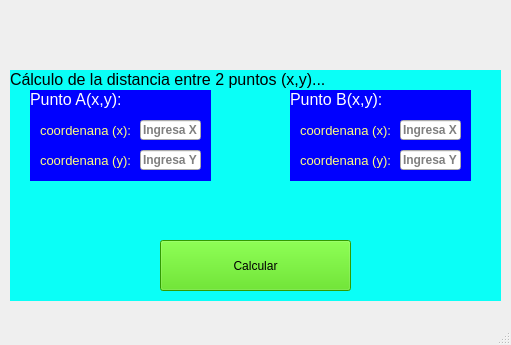
<?xml version="1.0" encoding="UTF-8"?>
<ui version="4.0">
 <class>MainWindow</class>
 <widget class="QMainWindow" name="MainWindow">
  <property name="geometry">
   <rect>
    <x>0</x>
    <y>0</y>
    <width>511</width>
    <height>345</height>
   </rect>
  </property>
  <property name="windowTitle">
   <string>MainWindow</string>
  </property>
  <widget class="QWidget" name="centralwidget">
   <widget class="QPushButton" name="btn_Calcular">
    <property name="geometry">
     <rect>
      <x>160</x>
      <y>240</y>
      <width>191</width>
      <height>51</height>
     </rect>
    </property>
    <property name="toolTip">
     <string>Presiona el boton</string>
    </property>
    <property name="statusTip">
     <string>Presiona el boton</string>
    </property>
    <property name="styleSheet">
     <string notr="true">background-color: rgb(72, 218, 0);
color: rgb(0, 0, 0);</string>
    </property>
    <property name="text">
     <string>Calcular</string>
    </property>
   </widget>
   <widget class="QLabel" name="label">
    <property name="geometry">
     <rect>
      <x>10</x>
      <y>70</y>
      <width>491</width>
      <height>231</height>
     </rect>
    </property>
    <property name="styleSheet">
     <string notr="true">background-color: rgb(255, 255, 127);
background-color: rgb(10, 255, 247);</string>
    </property>
    <property name="text">
     <string>&lt;html&gt;&lt;head/&gt;&lt;body&gt;&lt;p&gt;&lt;span style=&quot; font-size:12pt;&quot;&gt;Cálculo de la distancia entre 2 puntos (x,y)...&lt;/span&gt;&lt;/p&gt;&lt;/body&gt;&lt;/html&gt;</string>
    </property>
    <property name="alignment">
     <set>Qt::AlignLeading|Qt::AlignLeft|Qt::AlignTop</set>
    </property>
   </widget>
   <widget class="QLabel" name="label_2">
    <property name="geometry">
     <rect>
      <x>30</x>
      <y>90</y>
      <width>181</width>
      <height>91</height>
     </rect>
    </property>
    <property name="styleSheet">
     <string notr="true">background-color: rgb(0, 0, 255);
color: rgb(255, 255, 255);</string>
    </property>
    <property name="text">
     <string>&lt;html&gt;&lt;head/&gt;&lt;body&gt;&lt;p&gt;&lt;span style=&quot; font-size:12pt;&quot;&gt;Punto A(x,y):&lt;/span&gt;&lt;/p&gt;&lt;/body&gt;&lt;/html&gt;</string>
    </property>
    <property name="alignment">
     <set>Qt::AlignLeading|Qt::AlignLeft|Qt::AlignTop</set>
    </property>
   </widget>
   <widget class="QLabel" name="label_3">
    <property name="geometry">
     <rect>
      <x>40</x>
      <y>120</y>
      <width>91</width>
      <height>21</height>
     </rect>
    </property>
    <property name="text">
     <string>&lt;html&gt;&lt;head/&gt;&lt;body&gt;&lt;p&gt;&lt;span style=&quot; font-size:10pt; color:#ffff7f;&quot;&gt;coordenana (x):&lt;/span&gt;&lt;/p&gt;&lt;/body&gt;&lt;/html&gt;</string>
    </property>
   </widget>
   <widget class="QLabel" name="label_4">
    <property name="geometry">
     <rect>
      <x>40</x>
      <y>150</y>
      <width>91</width>
      <height>21</height>
     </rect>
    </property>
    <property name="text">
     <string>&lt;html&gt;&lt;head/&gt;&lt;body&gt;&lt;p&gt;&lt;span style=&quot; font-size:10pt; color:#ffff7f;&quot;&gt;coordenana (y):&lt;/span&gt;&lt;/p&gt;&lt;/body&gt;&lt;/html&gt;</string>
    </property>
   </widget>
   <widget class="QLabel" name="label_5">
    <property name="geometry">
     <rect>
      <x>290</x>
      <y>90</y>
      <width>181</width>
      <height>91</height>
     </rect>
    </property>
    <property name="styleSheet">
     <string notr="true">background-color: rgb(0, 0, 255);
color: rgb(255, 255, 255);</string>
    </property>
    <property name="text">
     <string>&lt;html&gt;&lt;head/&gt;&lt;body&gt;&lt;p&gt;&lt;span style=&quot; font-size:12pt;&quot;&gt;Punto B(x,y):&lt;/span&gt;&lt;/p&gt;&lt;/body&gt;&lt;/html&gt;</string>
    </property>
    <property name="alignment">
     <set>Qt::AlignLeading|Qt::AlignLeft|Qt::AlignTop</set>
    </property>
   </widget>
   <widget class="QLabel" name="label_6">
    <property name="geometry">
     <rect>
      <x>300</x>
      <y>150</y>
      <width>91</width>
      <height>21</height>
     </rect>
    </property>
    <property name="text">
     <string>&lt;html&gt;&lt;head/&gt;&lt;body&gt;&lt;p&gt;&lt;span style=&quot; font-size:10pt; color:#ffff7f;&quot;&gt;coordenana (y):&lt;/span&gt;&lt;/p&gt;&lt;/body&gt;&lt;/html&gt;</string>
    </property>
   </widget>
   <widget class="QLabel" name="label_7">
    <property name="geometry">
     <rect>
      <x>300</x>
      <y>120</y>
      <width>91</width>
      <height>21</height>
     </rect>
    </property>
    <property name="text">
     <string>&lt;html&gt;&lt;head/&gt;&lt;body&gt;&lt;p&gt;&lt;span style=&quot; font-size:10pt; color:#ffff7f;&quot;&gt;coordenana (x):&lt;/span&gt;&lt;/p&gt;&lt;/body&gt;&lt;/html&gt;</string>
    </property>
   </widget>
   <widget class="QLineEdit" name="txt_Ax">
    <property name="geometry">
     <rect>
      <x>140</x>
      <y>120</y>
      <width>61</width>
      <height>20</height>
     </rect>
    </property>
    <property name="font">
     <font>
      <weight>75</weight>
      <bold>true</bold>
     </font>
    </property>
    <property name="toolTip">
     <string>Ingresa X</string>
    </property>
    <property name="statusTip">
     <string>Ingresa X</string>
    </property>
    <property name="text">
     <string/>
    </property>
    <property name="placeholderText">
     <string>Ingresa X</string>
    </property>
   </widget>
   <widget class="QLineEdit" name="txt_Ay">
    <property name="geometry">
     <rect>
      <x>140</x>
      <y>150</y>
      <width>61</width>
      <height>20</height>
     </rect>
    </property>
    <property name="font">
     <font>
      <weight>75</weight>
      <bold>true</bold>
     </font>
    </property>
    <property name="toolTip">
     <string>Ingresa Y</string>
    </property>
    <property name="statusTip">
     <string>Ingresa Y</string>
    </property>
    <property name="placeholderText">
     <string>Ingresa Y</string>
    </property>
   </widget>
   <widget class="QLineEdit" name="txt_Bx">
    <property name="geometry">
     <rect>
      <x>400</x>
      <y>120</y>
      <width>61</width>
      <height>20</height>
     </rect>
    </property>
    <property name="font">
     <font>
      <weight>75</weight>
      <bold>true</bold>
     </font>
    </property>
    <property name="toolTip">
     <string>Ingresa X</string>
    </property>
    <property name="statusTip">
     <string>Ingresa X</string>
    </property>
    <property name="placeholderText">
     <string>Ingresa X</string>
    </property>
   </widget>
   <widget class="QLineEdit" name="txt_By">
    <property name="geometry">
     <rect>
      <x>400</x>
      <y>150</y>
      <width>61</width>
      <height>20</height>
     </rect>
    </property>
    <property name="font">
     <font>
      <weight>75</weight>
      <bold>true</bold>
     </font>
    </property>
    <property name="toolTip">
     <string>Ingresa Y</string>
    </property>
    <property name="statusTip">
     <string>Ingresa Y</string>
    </property>
    <property name="placeholderText">
     <string>Ingresa Y</string>
    </property>
   </widget>
   <widget class="QLabel" name="label_8">
    <property name="geometry">
     <rect>
      <x>10</x>
      <y>10</y>
      <width>481</width>
      <height>61</height>
     </rect>
    </property>
    <property name="text">
     <string/>
    </property>
    <property name="pixmap">
     <pixmap resource="recursos_proyecto.qrc">:/LOGOS/Imagenes/uat.png</pixmap>
    </property>
    <property name="scaledContents">
     <bool>true</bool>
    </property>
   </widget>
   <widget class="QLabel" name="label_9">
    <property name="geometry">
     <rect>
      <x>30</x>
      <y>200</y>
      <width>111</width>
      <height>91</height>
     </rect>
    </property>
    <property name="text">
     <string/>
    </property>
    <property name="pixmap">
     <pixmap resource="recursos_proyecto.qrc">:/LOGOS/Imagenes/pngegg.png</pixmap>
    </property>
    <property name="scaledContents">
     <bool>true</bool>
    </property>
   </widget>
   <zorder>label</zorder>
   <zorder>btn_Calcular</zorder>
   <zorder>label_2</zorder>
   <zorder>label_3</zorder>
   <zorder>label_4</zorder>
   <zorder>label_5</zorder>
   <zorder>label_6</zorder>
   <zorder>label_7</zorder>
   <zorder>txt_Ax</zorder>
   <zorder>txt_Ay</zorder>
   <zorder>txt_Bx</zorder>
   <zorder>txt_By</zorder>
   <zorder>label_8</zorder>
   <zorder>label_9</zorder>
  </widget>
  <widget class="QMenuBar" name="menubar">
   <property name="geometry">
    <rect>
     <x>0</x>
     <y>0</y>
     <width>511</width>
     <height>21</height>
    </rect>
   </property>
  </widget>
  <widget class="QStatusBar" name="statusbar"/>
 </widget>
 <resources>
  <include location="recursos_proyecto.qrc"/>
 </resources>
 <connections/>
</ui>
